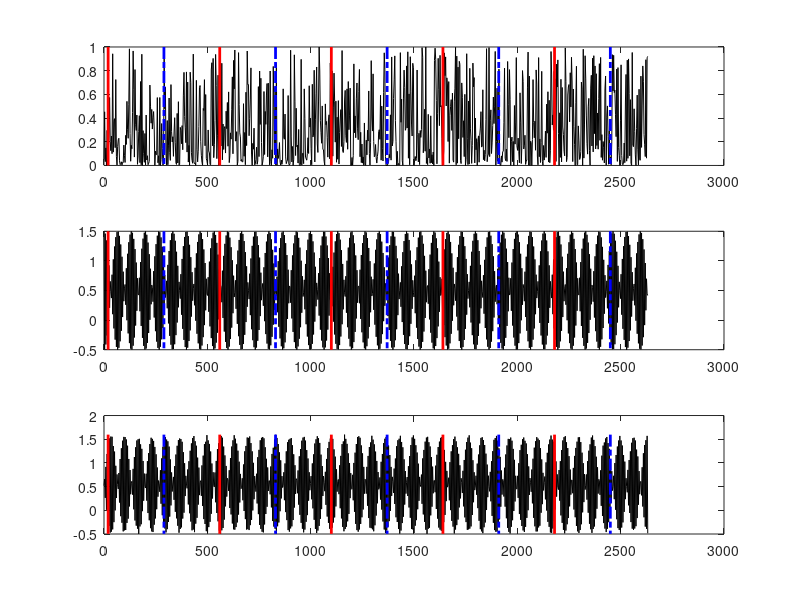

Here is the MATLAB script that generated this plot: (Note: this script raises an error after producing the figure.)
clear all
close all
clc

%Check arbritary code

%% Generate random time variables
in.dT  = ceil(rand*10)*60;                  %Period to average over; seconds; random
in.dt  = ceil(rand*10);                     %Sampling of raw data; seconds; random
in.t   = [0:in.dt:(in.dT*rand*10)*1.5];     %time of random variables

in.TT = [ceil(rand)*20:in.dT:in.t(end)];    %times to output average value

in.a = 0.5*(in.TT(1:end-1)+in.TT(2:end));   %limits for averaging
if any(in.t >= in.TT(end)+0.5*in.dT)
    in.a = [in.a,in.TT(end)+0.5*in.dT];     %add additional upper limit depending on random dataset
end

%% Generate random properties
in.fld = {'prop1','prop2','prop3'}; 
in.X.(in.fld{1}) = rand(size(in.t)).^2;
in.X.(in.fld{2}) = cos(in.t)+0.5;
in.X.(in.fld{3}) = sin(in.t)+0.1*rand(size(in.t))+0.5;

%% Visualise raw data
figure
for i=1:length(in.fld)
    subplot(3,1,i)
    plot(in.t,in.X.(['prop',num2str(i)]),'-k')
    hold on
    line(repmat(in.TT,[2,1]),...                                                                        %Center of average
         repmat([max(in.X.(['prop',num2str(i)]));min(in.X.(['prop',num2str(i)]))],[1,length(in.TT)]),...
         'LineStyle','-','Color','r','LineWidth',2)
    line(repmat(in.a,[2,1]),...                                                                         %Limits to find
         repmat([max(in.X.(['prop',num2str(i)]));min(in.X.(['prop',num2str(i)]))],[1,length(in.a)]),...
         'LineStyle','-.','Color','b','LineWidth',2)
end
legend('Raw Data','Time to center average',1)
%% Perform averaging

%#Crude average: assumes that limits lie exactly on points defined by in.t use simple nanmean
%Determine indices
pr.id = arrayfun(@(x1,x2) find(in.t >= x1 & in.t <= x2),in.a(1:end-1),in.a(2:end),'UniformOutput',false);

%Do average
pr.av = cellfun(@(x) cellfun(@(I) nanmean(in.X.(x)(I)),pr.id,'UniformOutput',false),in.fld,'UniformOutput',false);

%Flatten from nested cell array to matrix
pr.av = reshape(cell2mat([pr.av{:}]),[length(in.fld),length(pr.id)]);

%Visualise
for i=1:length(in.fld)
    subplot(3,1,i)
    line([in.a(1:end-1);in.a(2:end)],...
         repmat(pr.av(i,:),[2,1]),...
         'LineStyle','--','Color','m','LineWidth',2)                                                    %Crude average
    cellfun(@(x) line(repmat([in.t(x(1)),in.t(x(end))],[2,1]),...
                      repmat([max(in.X.(['prop',num2str(i)]));min(in.X.(['prop',num2str(i)]))],[1,2]),...
                      'LineStyle','-','Color','m'),pr.id)                                               %Limits used for crude av.    
end

%#Improved average: also makes assumptions on limit but computes average using an integral
pr.av2 = cellfun(@(x) cellfun(@(I) trapz(in.t(I),in.X.(x)(I))/(in.t(I(end))-in.t(I(1))),pr.id,...
                                     'UniformOutput',false),in.fld,'UniformOutput',false);
                                 
%Flatten from nested cell array to matrix
pr.av2 = reshape(cell2mat([pr.av2{:}]),[length(in.fld),length(pr.id)]);

%Visualise
for i=1:length(in.fld)
    subplot(3,1,i)
    line([in.a(1:end-1);in.a(2:end)],...
         repmat(pr.av2(i,:),[2,1]),...
         'LineStyle','--','Color','b','LineWidth',2)                                                    %Improved average  
end

%#Corrected average: include an fractions between points defined by in.t and limits defined by in.a
if any(ismember(in.a,in.t)==0) %Check if any values of in.a do not match any value of in.t
    fprintf('#Limits of averaging used do not match raw data time step! Recalculating ...\n')
    
    %Crude average uses a reduced averaging range due to <= and >=
    %These contributions must be < in.dt
    
    %Lower contribution = (crude - (grad*time_mismatch))
    pr.lc = cellfun(@(x) cellfun(@(I,a) (in.X.(x)(I(1)) - ((in.X.(x)(I(1))-in.X.(x)(I(1)-1))/in.dt)), ...
                                                               pr.id,num2cell(in.a(1:end-1)),'UniformOutput',false),...                
                                                               in.fld,'UniformOutput',false);
    
    %Upper contribution = (crude + (grad*time_mismatch)) 
    pr.uc = cellfun(@(x) cellfun(@(I,a) (in.X.(x)(I(end)) + ((in.X.(x)(I(end)+1)-in.X.(x)(I(end)))/in.dt)), ...
                                                               pr.id,num2cell(in.a(2:end)),'UniformOutput',false),...                
                                                               in.fld,'UniformOutput',false);
  
    %Corrected average
    pr.av3 = cellfun(@(x,c1,c2) cellfun(@(I,a1,a2,cc1,cc2) trapz([a1,in.t(I),a2],[cc1,in.X.(x)(I),cc2])/(a2-a1),...
                                        pr.id,num2cell(in.a(1:end-1)),num2cell(in.a(2:end)),c1,c2,'UniformOutput',false),...
                                        in.fld,pr.lc,pr.uc,'UniformOutput',false);
    
    %Flatten from nested cell array to matrix
    pr.av3 = reshape(cell2mat([pr.av3{:}]),[length(in.fld),length(pr.id)]);
else
    pr.av3 = pr.av2;
end

%Visualise
for i=1:length(in.fld)
    subplot(3,1,i)
    line([in.a(1:end-1);in.a(2:end)],...
         repmat(pr.av3(i,:),[2,1]),...
         'LineStyle','-','Color','g','LineWidth',2)                                                    %Corrected improved average  
end

%% Output example ...
out = cell2struct(cellfun(@(x) in.X.(x),in.fld,'UniformOutput',false),in.fld,2);





